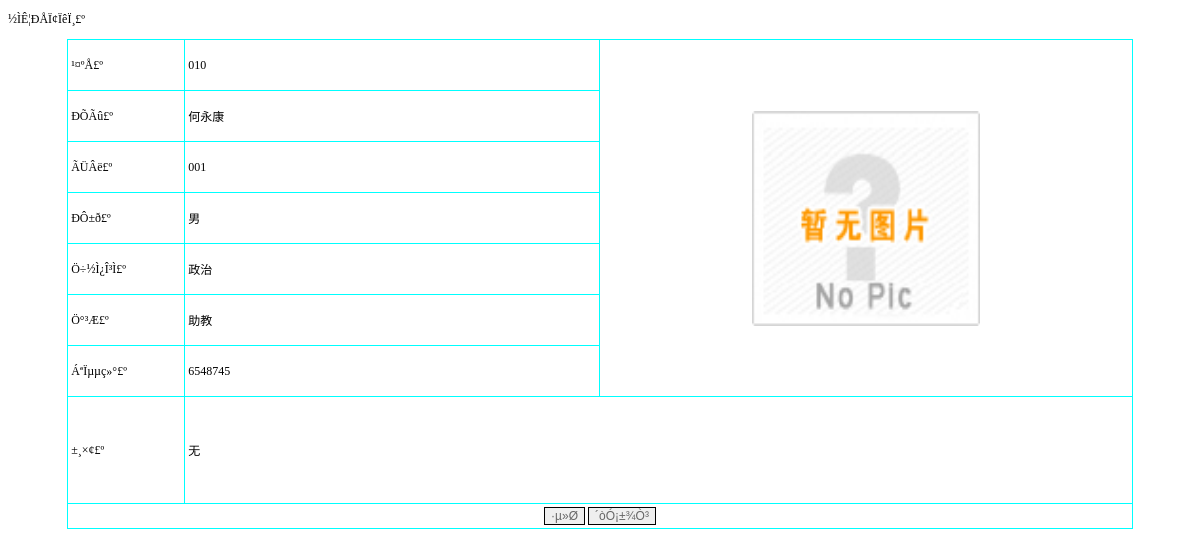
/jiaoshixinxi_detail.php?id=3, run on the app's committed database.
### tables this page shows
CREATE TABLE `jiaoshixinxi` (
  `id` int(11) NOT NULL AUTO_INCREMENT,
  `gonghao` varchar(50) DEFAULT NULL,
  `xingming` varchar(50) DEFAULT NULL,
  `mima` varchar(50) DEFAULT NULL,
  `xingbie` varchar(50) DEFAULT NULL,
  `zhujiaokecheng` varchar(50) DEFAULT NULL,
  `zhaopian` varchar(50) DEFAULT NULL,
  `zhicheng` varchar(50) DEFAULT NULL,
  `lianxidianhua` varchar(50) DEFAULT NULL,
  `beizhu` varchar(500) DEFAULT NULL,
  `addtime` timestamp NOT NULL DEFAULT CURRENT_TIMESTAMP,
  PRIMARY KEY (`id`)
);

### jiaoshixinxi_detail.php (the view, shortened to what this page needs)
<?php
$id=$_GET["id"];
?>
<!DOCTYPE html PUBLIC "-//W3C//DTD XHTML 1.0 Transitional//EN" "http://www.w3.org/TR/xhtml1/DTD/xhtml1-transitional.dtd">
<html xmlns="http://www.w3.org/1999/xhtml">
<head>
<title>½ÌÊ¦ÐÅÏ¢ÏêÏ¸</title><link rel="stylesheet" href="css.css" type="text/css">
</head>
<body>
<p>½ÌÊ¦ÐÅÏ¢ÏêÏ¸£º</p>
					<?php
$sql="select * from jiaoshixinxi where id=".$id;
$query=mysql_query($sql);
$rowscount=mysql_num_rows($query);
if($rowscount>0)
{
?>
<table width="90%" border="1" align="center" cellpadding="3" cellspacing="1" bordercolor="#00FFFF" style="border-collapse:collapse">
      <tr>
	  <td width='11%' height=44>¹¤ºÅ£º</td><td width='39%'><?php echo mysql_result($query,0,gonghao);?></td><td  rowspan=7 align=center><a href=<?php echo mysql_result($query,0,zhaopian);?> target=_blank><img src=<?php echo mysql_result($query,0,zhaopian);?> width=228 height=215 border=0></a></td></tr><tr>
      <td width='11%' height=44>ÐÕÃû£º</td><td width='39%'><?php echo mysql_result($query,0,xingming);?></td></tr><tr>
      <td width='11%' height=44>ÃÜÂë£º</td><td width='39%'><?php echo mysql_result($query,0,mima);?></td></tr><tr>
      <td width='11%' height=44>ÐÔ±ð£º</td><td width='39%'><?php echo mysql_result($query,0,xingbie);?></td></tr><tr>
      <td width='11%' height=44>Ö÷½Ì¿Î³Ì£º</td><td width='39%'><?php echo mysql_result($query,0,zhujiaokecheng);?></td></tr><tr>
      <td width='11%' height=44>Ö°³Æ£º</td><td width='39%'><?php echo mysql_result($query,0,zhicheng);?></td></tr><tr>
      <td width='11%' height=44>ÁªÏµµç»°£º</td><td width='39%'><?php echo mysql_result($query,0,lianxidianhua);?></td></tr><tr>
      <td width='11%' height=100  >±¸×¢£º</td><td width='39%' colspan=2 height=100 ><?php echo mysql_result($query,0,beizhu);?></td></tr><tr>
      <td colspan=3 align=center><input type=button name=Submit5 value=·µ»Ø onClick="javascript:history.back()" style='border:solid 1px #000000; color:#666666'  /> <input type="button" name="Submit2" onclick="javascript:window.print();" value='´òÓ¡±¾Ò³' style='border:solid 1px #000000; color:#666666' /></td></tr>
  </table>
<?php
	}
?>
<p>&nbsp;</p>
</body>
</html>

### css.css (style rules this page uses)
BODY { FONT-SIZE: 12px }
P { FONT-SIZE: 12px }
TD { FONT-SIZE: 12px }
INPUT { FONT-SIZE: 12px }
A:link { FONT-SIZE: 12px; COLOR: #000000; TEXT-DECORATION: none }

### data on the page
jiaoshixinxi: gonghao "010", zhaopian (placeholder picture), xingming "何永康", mima "001", xingbie "男", zhujiaokecheng "政治", zhicheng "助教", lianxidianhua "6548745", beizhu "无"
